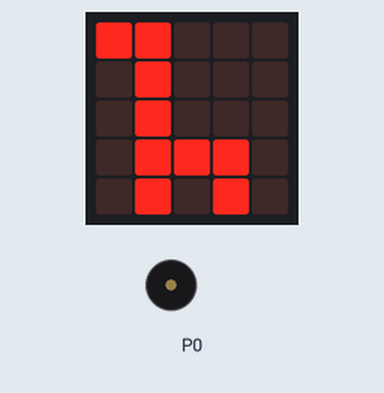
This program was run on a simulated BBC micro:bit (MakeCode). Shown: the board's 5×5 LED display, buzzer (waves = sounding).

Above: at 0.1 s.
At 1.5 s:
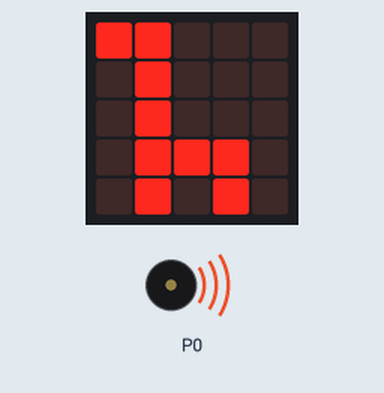
Timing chart, 0 to 3.5 s (numbered marks = the images above):
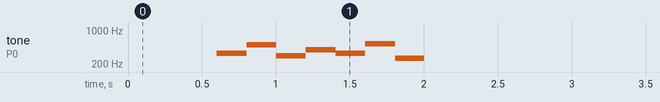

The program:

main.ts
```typescript
basic.showIcon(IconNames.Giraffe)
music.playMelody("E B D G E C5 C - ", 303)
basic.forever(function () {
    radio.setGroup(165)
    while (false) {
        music.playSoundEffect(music.builtinSoundEffect(soundExpression.mysterious), SoundExpressionPlayMode.InBackground)
        basic.showString("sus")
    }
})
```

test.ts
```typescript
// här hamnar tester och detta kompileras inte när det här paketet används som ett tillägg.
```
